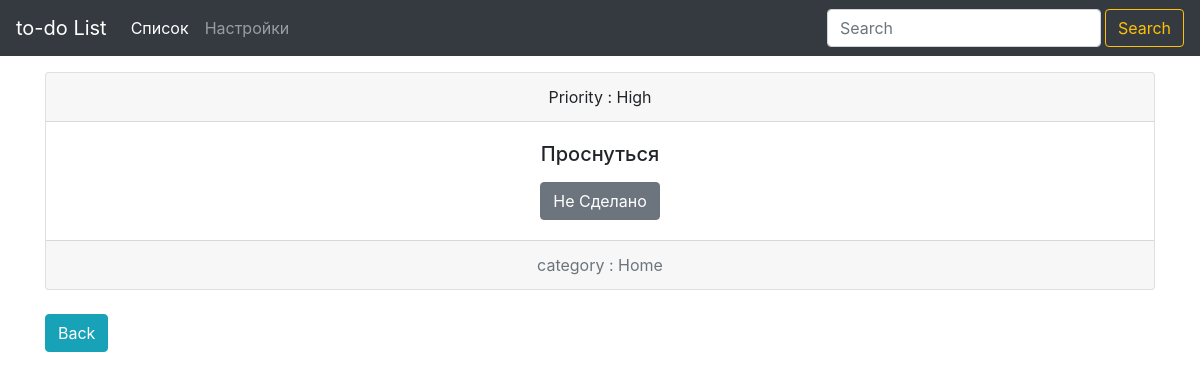
/list/detail/17, run on an earlier commit of the app's database.
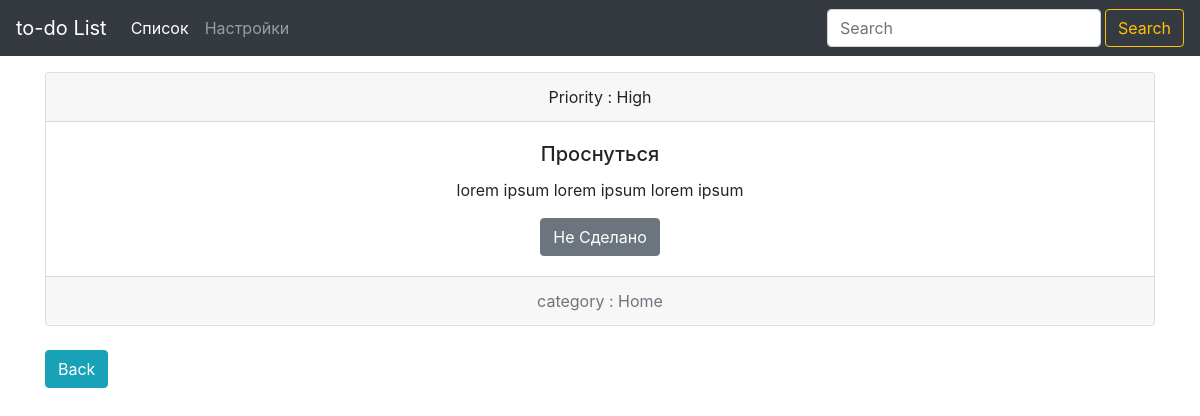
And on a later commit of the database.
### list/models.py (models this page shows, shortened)
class List(models.Model):
    item = models.CharField(max_length=200)
    completed = models.BooleanField(default=False)
    category = models.CharField(max_length=50, default='')
    priority = models.CharField(max_length=50, default='')
    subitem = models.TextField(max_length=300, default='', blank=True)

### list/views.py (the view)
# urls.py: url('detail/(?P<detail_id>[0-9]+)', views.detail, name='detail'),
def detail(request, detail_id):
    detail_item = List.objects.get(id=detail_id)
    context = {
        'Title' : 'Detail',
        'detail_item' : detail_item,
    }
    return render (request, 'list/detail.html', context)

### list/templates/list/detail.html (shortened to what this page needs)
{% extends 'base.html' %}
{% block content %}
<div class=" container  pt-4">
    {% if detail_item.completed %}
        <div class="card text-center ">
            <div class="text-white card-header bg-primary">
            Priority :  {{detail_item.priority}}
            </div>
            <div class="card-body">
            <h5 class="card-title">{{detail_item.item}}</h5>
            <p class="card-text">{{detail_item.subitem}}</p>
            <a href="{% url 'list:uncross' detail_item.id  %}" class="btn btn-primary">Сделано</a>
            </div>
            <div class="card-footer text-muted-white bg-primary text-white">
            category :  {{detail_item.category}}
            </div>
        </div>
    {% else %}
        <div class="card text-center ">
            <div class=" card-header">
            Priority :  {{detail_item.priority}}
            </div>
            <div class="card-body">
            <h5 class="card-title">{{detail_item.item}}</h5>
            <p class="card-text">{{detail_item.subitem}}</p>
            <a href="{% url 'list:cross_off' detail_item.id  %}" class="btn btn-secondary">Не Сделано</a>
            </div>
            <div class="card-footer text-muted">
            category :  {{detail_item.category}}
            </div>
        </div>
    {% endif %}
    <div class= 'pt-4'>
     <a href="{% url 'list:index' %} " class="btn btn-info">Back</a>
    </div>
</div>
{% endblock content %}

What changed in the data, as far as the page shows it:
changed List "Проснуться": subitem (not shown) → "lorem ipsum lorem ipsum lorem ipsum"
